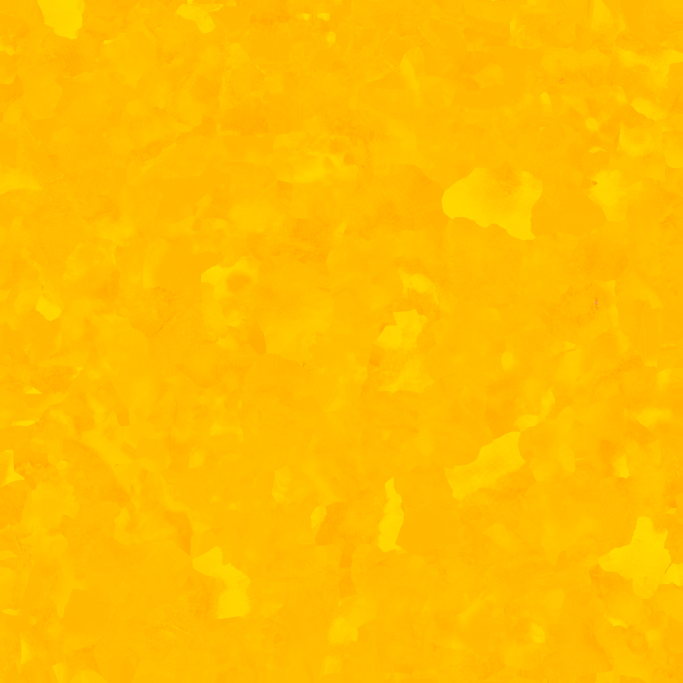
#> input picture assets/target/rocks/granite_hf_2_Image_1.jpg, 2048 x 2048 px (shown at 1/3 size)
$ python -i make_seamless_textures.py   (imports and definitions only)
#> lines starting #> are read from the running program, lines starting #| are printed output that depends on the picture
# -*- coding: utf-8 -*-
"""Macht die Higgsfield-Kartentexturen nahtlos kachelbar (nur Python 3 + Pillow).

Ablauf je Original (assets/map/source/<name>.png):
 1. mittig quadratisch zuschneiden;
 2. grossraeumigen Helligkeitsverlauf entfernen (Helligkeit durch stark geglaettete Helligkeit
    teilen, mit dem Mittelwert malnehmen; nur Helligkeit, Farbtoene bleiben);
 3. nahtlos machen durch Ueberlappung: Der rechte (untere) Randstreifen der Breite B wird in den
    linken (oberen) Streifen ueberblendet und dann abgeschnitten. Dadurch schliesst die rechte
    Kante an die linke an, ohne dass Inhalte doppelt vorkommen. Die Ueberblendmaske folgt der
    Helligkeit (helle Kronen/Grate setzen sich durch) und ist mit festem Rauschen gestoert - so
    entsteht keine gerade, verwaschene Naht;
 4. auf Zielgroesse bringen, als assets/map/<name>.jpg (Qualitaet 90) speichern;
 5. fuer Fels und Wald eine Hoehenkarte aus der Helligkeit (assets/map/<name>_height.png);
 6. Vorschau 2 x 2 gekachelt nach assets/map/source/<name>_tiled.jpg.

Fester Zufall: das Stoerrauschen kommt aus random.Random mit festem Ausgangswert je Name.
Aufruf: python tools/make_seamless_textures.py [name ...]
"""
import os
import random
import sys
import zlib

from PIL import Image, ImageChops, ImageFilter, ImageMath, ImageOps

ROOT = os.path.normpath(os.path.join(os.path.dirname(os.path.abspath(__file__)), ".."))
SRC = os.path.join(ROOT, "assets", "map", "source")
OUT = os.path.join(ROOT, "assets", "map")

# name -> (Ausgabegroesse, Hoehenkarte?, Quelle)  Quelle = Dateiname ohne .png in source/
TEXTURES = {
    "rock_massif": (2048, True),
    "alpine_snow": (2048, False),
    "forest_mixed": (2048, True),
    "forest_conifer": (2048, True),
    "meadow_mosaic": (2048, False),
    "dry_ground": (1024, False),
    "coast_shallows": (1024, False),
    "beach_rock": (1024, False),
    "rock_massif_b": (2048, True),
    "scrub_heath": (2048, False),
}
# Neufassungen, die die erste Fassung ersetzen: name -> Quelldatei (ohne .png).
SOURCE_OVERRIDE = {
    "meadow_mosaic": "meadow_mosaic_v2",
    "coast_shallows": "coast_shallows_v2",
    "beach_rock": "beach_rock_v2",
}

BAND_FRACTION = 1.0 / 8.0   # Breite des Ueberblendstreifens relativ zur Kantenlaenge
SEED_BASE = 20261121


def lum(img):
    return img.convert("L")


# [93 lines left out: functions remove_lighting_gradient, noise_field, ramp, blend_mask, match_low_frequency, make_seamless_x and 1 more, not called in this run]


def flatten_line_bands(img, window=48):
    """Entfernt gerade, zeilen- oder spaltenweise Helligkeitsbaender (z. B. ein etwas dunklerer
    Streifen entlang der Kachelkante). Natuerliche Bilder haben keine achsparallelen Baender; der
    Mittelwert ueber die ganze Zeile verduennt echte Bildinhalte so stark, dass sie bleiben.
    Das Profil wird kreisfoermig geglaettet, damit die Kachel nahtlos bleibt."""
    n = img.size[0]
    l_img = lum(img)
    mean = sum(i * c for i, c in enumerate(l_img.histogram())) / float(n * n)

    def profile(strip_img):  # strip_img: n x 1 (Zeilen) als L
        vals = list(strip_img.getdata())
        half = window // 2
        out = []
        for i in range(n):
            s = 0.0
            for k in range(-half, half + 1):
                s += vals[(i + k) % n]
            out.append(s / (2 * half + 1))
        return out

    rows = profile(l_img.resize((1, n), Image.BOX).convert("L"))
    cols = profile(l_img.resize((n, 1), Image.BOX).convert("L").transpose(Image.TRANSPOSE))
    g_row = Image.new("F", (1, n))
    g_row.putdata([mean / max(v, 1.0) for v in rows])
    g_col = Image.new("F", (n, 1))
    g_col.putdata([mean / max(v, 1.0) for v in cols])
    gain = ImageMath.lambda_eval(lambda a: a["r"] * a["c"],
                                 r=g_row.resize((n, n), Image.NEAREST),
                                 c=g_col.resize((n, n), Image.NEAREST))
    chans = [ImageMath.lambda_eval(lambda a: a["float"](a["x"]) * a["g"], x=ch, g=gain).convert("L")
             for ch in img.split()]
    return Image.merge("RGB", chans)


# [66 lines left out: functions height_map, tiled_preview, seam_crop, process, main, not called in this run]


# [2 lines not run here, left out]

>>> from PIL import Image
>>> picture = Image.open('../assets/target/rocks/granite_hf_2_Image_1.jpg')
#> picture is the input picture: PIL image 2048x2048 RGB; mean R, G, B 254.7, 189, 0.3
>>> result = flatten_line_bands(picture)
#> in lum, `return img.convert("L")`:
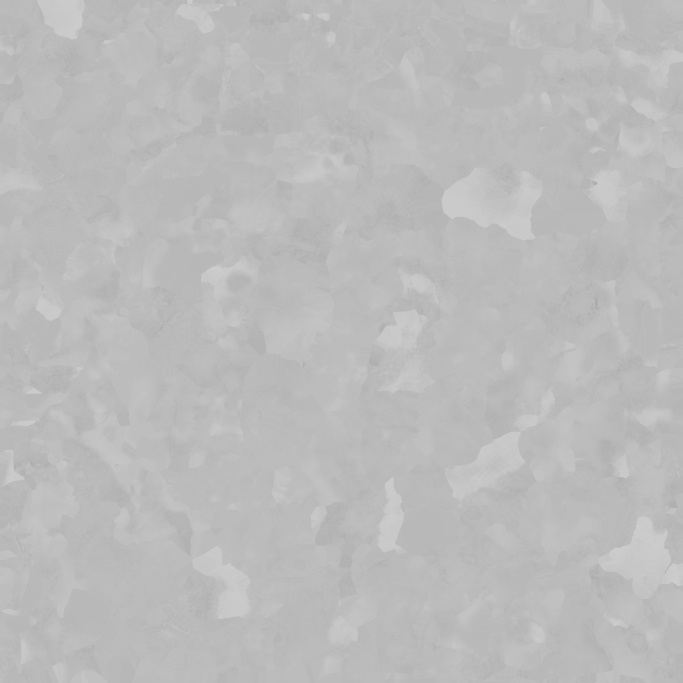
#> returned value: PIL image 2048x2048 L (shown at 1/3 size); min 165, max 206, mean 187.2
#> in flatten_line_bands, `mean = sum(i * c for i, c in enumerate(l_img.histogram())) / float(n *..`: mean = 187.2
#> in profile, `vals = list(strip_img.getdata())`: vals = 2048 values, max 188 at index 12, min 186 at index 94, mean 187.2
#> after the loop in profile, `for i in range(n):`: out = 2048 values, max 188 at index 533, min 186 at index 360, mean 187.2
#> in flatten_line_bands, `rows = profile(l_img.resize((1, n), Image.BOX).convert("L"))`: rows has the same summary as out in profile
#> in flatten_line_bands, `cols = profile(l_img.resize((n, 1), Image.BOX).convert("L").transpose(..`: cols = 2048 values, max 189.1 at index 1933, min 186 at index 526, mean 187.2
#> in flatten_line_bands, `gain = ImageMath.lambda_eval(lambda a: a["r"] * a["c"], r=g_row.resize..`:
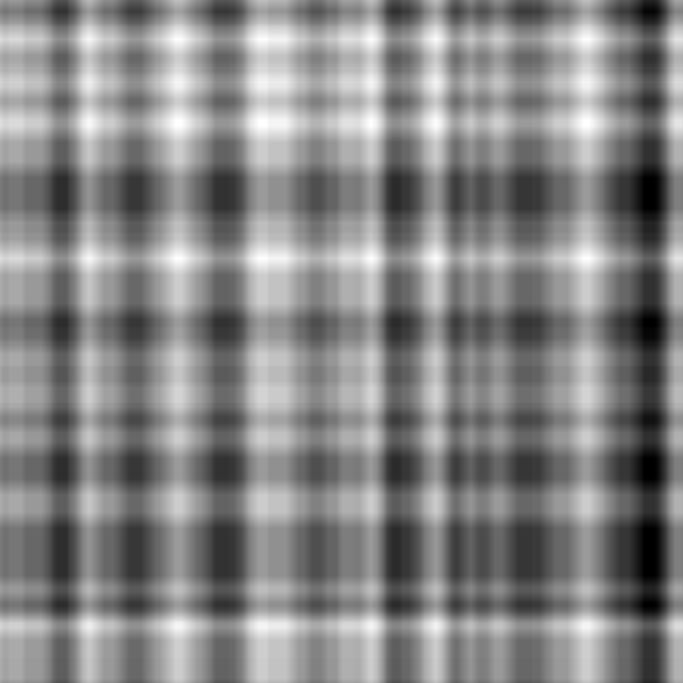
#> gain: PIL image 2048x2048 F (shown at 1/3 size); min 0.986, max 1.01, mean 1; drawn with min black and max white
#> in flatten_line_bands, `chans = [ImageMath.lambda_eval(lambda a: a["float"](a["x"]) * a["g"], ..`: chans = 3 items

$ run again, on assets/target/rocks/granite_hf_Image_1.jpg
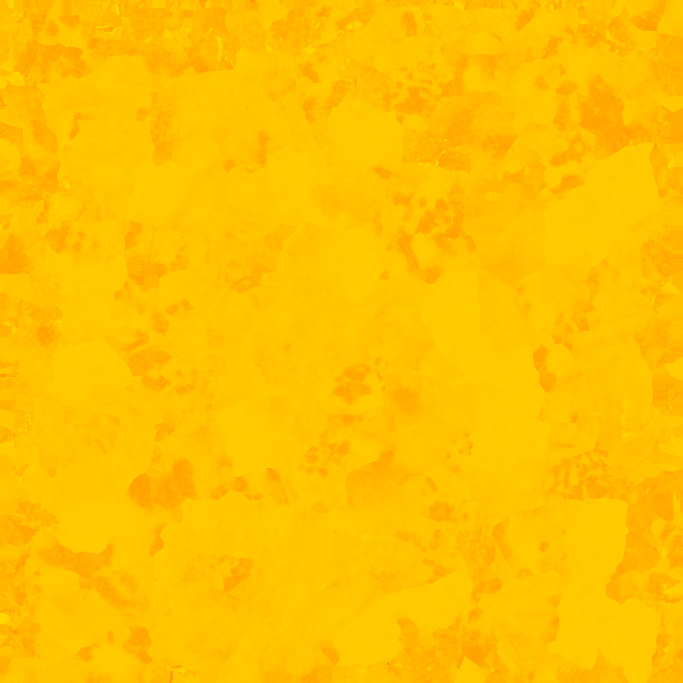
#> input picture assets/target/rocks/granite_hf_Image_1.jpg, 2048 x 2048 px (shown at 1/3 size)
#> picture is the input picture: PIL image 2048x2048 RGB; mean R, G, B 254.6, 192.5, 0.3
#> mean = 189.3
#> vals = 2048 values, max 192 at index 1822, min 186 at index 48, mean 189.3
#> after the loop in profile, `for i in range(n):`: out = 2048 values, max 191.6 at index 1842, min 186.6 at index 60, mean 189.3
#> rows has the same summary as out in profile
#> cols = 2048 values, max 191.1 at index 332, min 185.2 at index 1982, mean 189.3
#> in flatten_line_bands, `gain = ImageMath.lambda_eval(lambda a: a["r"] * a["c"], r=g_row.resize..`:
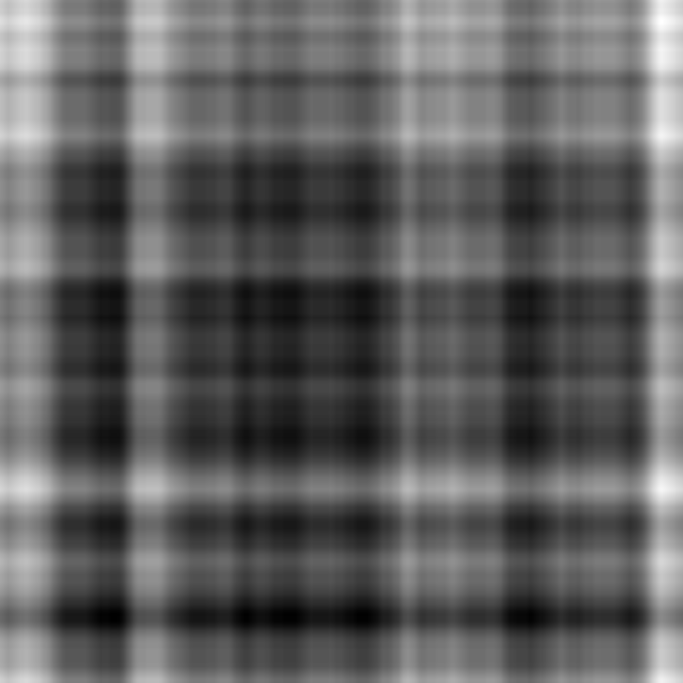
#> gain: PIL image 2048x2048 F (shown at 1/3 size); min 0.978, max 1.04, mean 1; drawn with min black and max white
#> chans = 3 items
